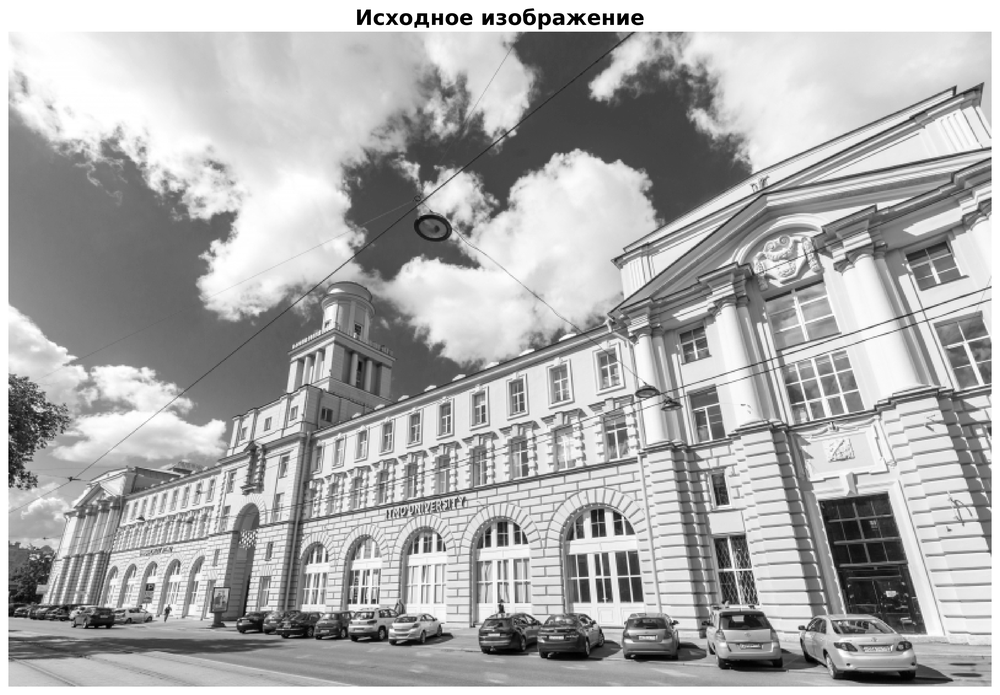
#> input picture frequency_methods/PLA/lab6/images/task1/original_image.png, 1000 x 695 px, shrunk from 3570 x 2482 before the run
$ python task1_svd_compression.py
#> lines starting #> are read from the running program, lines starting #| are printed output that depends on the picture
import os
import numpy as np
import matplotlib.pyplot as plt
from PIL import Image

BASE_DIR = os.path.dirname(os.path.dirname(__file__))
IMAGES_DIR = os.path.join(BASE_DIR, 'images', 'task1')
INPUT_IMAGE = os.path.join(IMAGES_DIR, 'original_image.png')


def ensure_dirs():
    os.makedirs(IMAGES_DIR, exist_ok=True)


def load_grayscale_matrix(path: str) -> np.ndarray:
    img = Image.open(path).convert('L')
    arr = np.asarray(img, dtype=np.float64) / 255.0
    return arr


def svd_compress(A: np.ndarray, k: int) -> np.ndarray:
    U, S, Vt = np.linalg.svd(A, full_matrices=False)
    Uk = U[:, :k]
    Sk = S[:k]
    Vtk = Vt[:k, :]
    Ak = (Uk * Sk) @ Vtk
    Ak = np.clip(Ak, 0.0, 1.0)
    return Ak


def save_image(arr: np.ndarray, path: str) -> None:
    img = Image.fromarray((arr * 255.0).astype(np.uint8))
    img.save(path)


def compute_storage_ratio(m: int, n: int, k: int) -> float:
    # Original: m*n values. Compressed: m*k + k + k*n values
    original = m * n
    compressed = m * k + k + k * n
    return compressed / original


def main():
    ensure_dirs()
    if not os.path.exists(INPUT_IMAGE):
        raise FileNotFoundError(f"Input image not found: {INPUT_IMAGE}")

    A = load_grayscale_matrix(INPUT_IMAGE)
    m, n = A.shape
#> m = 695; n = 1000

    # Choose at least 9 k values spanning the rank range
    max_k = min(m, n)
#> max_k = 695
    k_values = sorted(set([
        max(1, max_k // 100),
        max(2, max_k // 50),
        max(5, max_k // 25),
        max(10, max_k // 20),
        max(15, max_k // 15),
        max(20, max_k // 12),
        max(30, max_k // 10),
        max(40, max_k // 8),
        max(60, max_k // 6),
        max(80, max_k // 5),
        max(100, max_k // 4)
    ]))
    k_values = [k for k in k_values if k <= max_k]
    if len(k_values) < 9:
        # fallback to linear spread of 9 values
        k_values = np.linspace(1, max_k, num=9, dtype=int).tolist()

    # Save original copy for report
    save_image(A, os.path.join(IMAGES_DIR, 'svd_original.png'))

    ratios = []
    for k in k_values:
        Ak = svd_compress(A, k)
        out_path = os.path.join(IMAGES_DIR, f'svd_k{k}.png')
        save_image(Ak, out_path)
        ratio = compute_storage_ratio(m, n, k)
        ratios.append((k, ratio))
        print(f"k={k}: storage ratio={ratio:.4f}")
#> this loop made 11 passes
#> Sk in svd_compress on pass 1: [572.6, 81.85, 65.43, 56.32, 45.33, 43.3]
#> pass 1, in svd_compress, `U, S, Vt = np.linalg.svd(A, full_matrices=False)`:
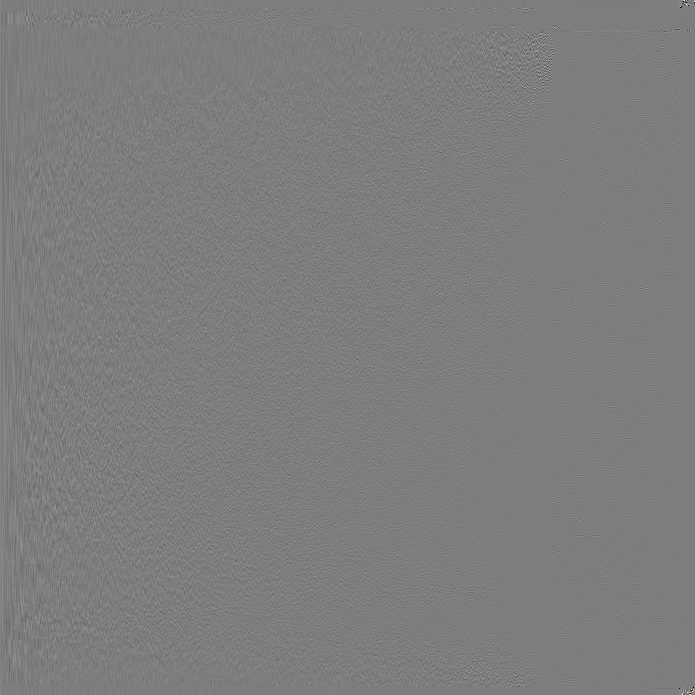
#> U: shape (695, 695) float64; min -0.834, max 0.857, mean 4.94e-05; drawn with min black and max white
#> pass 1, in svd_compress, `U, S, Vt = np.linalg.svd(A, full_matrices=False)`:
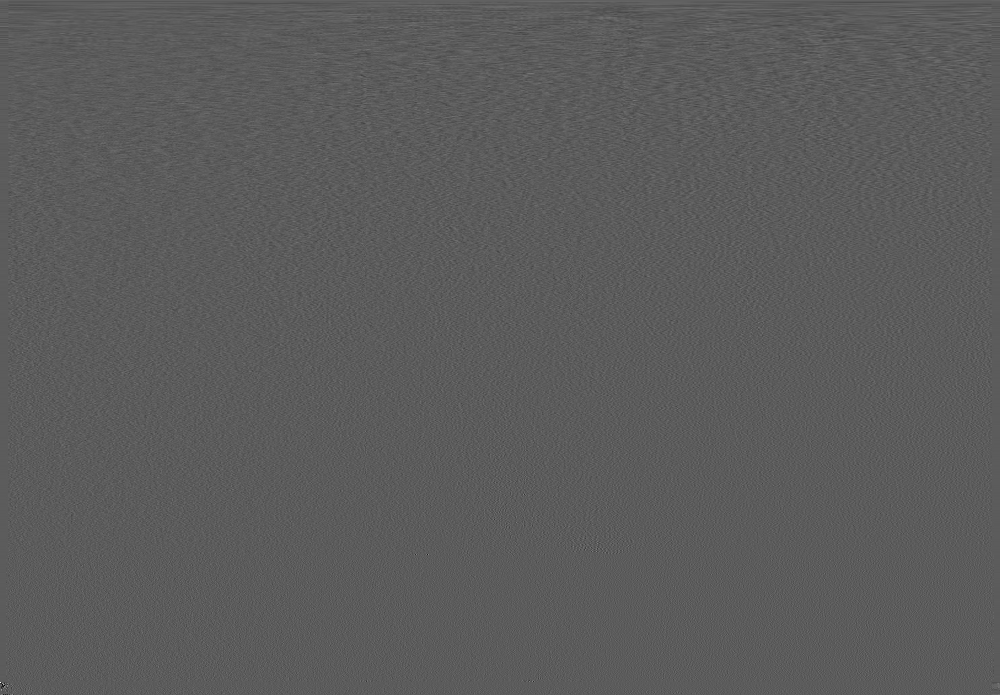
#> Vt: shape (695, 1000) float64; min -0.532, max 0.941, mean 4.76e-05; drawn with min black and max white
#> pass 1, in svd_compress, `Ak = np.clip(Ak, 0.0, 1.0)`:
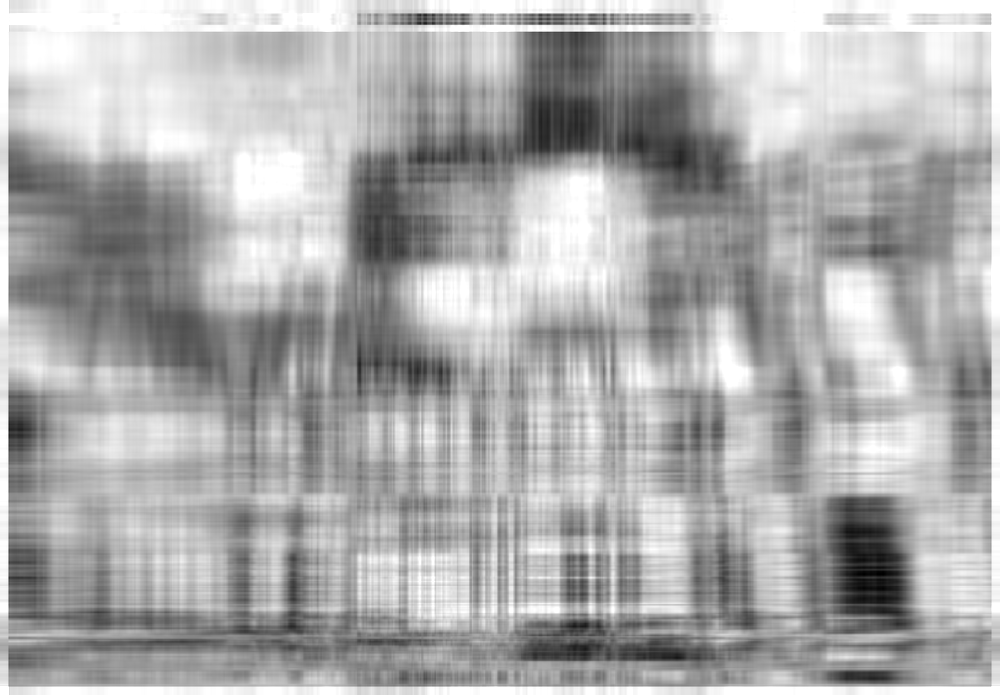
#> Ak: shape (695, 1000) float64; min 0, max 1, mean 0.676
#> after the loop, ratios = [(6, 0.0146), (13, 0.0317), (27, 0.0659), (34, 0.083), (46, 0.112), (57, 0.139), (69, 0.168), (86, 0.21), (115, 0.281), (139, 0.339), (173, 0.422)]

    # Plot quality vs k (MSE) and compression ratio
    mses = []
    for k in k_values:
        Ak = svd_compress(A, k)
        mse = float(np.mean((A - Ak) ** 2))
        mses.append(mse)
#> this loop made 11 passes
#> mse on passes 2 to 11: 0.0148, 0.00861, 0.00704, 0.00524, 0.00412, 0.00325, 0.00238, 0.00146, 0.001, 0.000606
#> (Sk in svd_compress, mse) on pass 1: ([572.6, 81.85, 65.43, 56.32, 45.33, 43.3], 0.0239)
#> pass 3, in svd_compress (call 14), `Ak = (Uk * Sk) @ Vtk`:
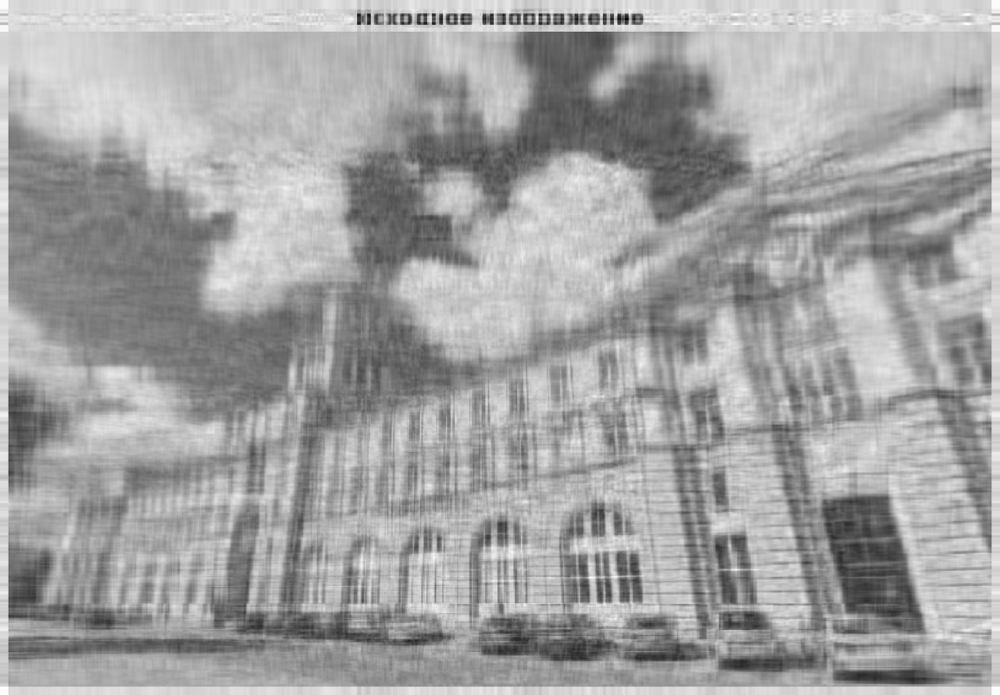
#> Ak: shape (695, 1000) float64; min -0.292, max 1.23, mean 0.678; drawn with min black and max white
#> after the loop, mses = [0.0239, 0.0148, 0.00861, 0.00704, 0.00524, 0.00412, 0.00325, 0.00238, 0.00146, 0.001, 0.000606]

    plt.figure(figsize=(7, 5), dpi=150)
    plt.plot(k_values, mses, marker='o')
    plt.xlabel('k')
    plt.ylabel('MSE')
    plt.title('SVD Compression: Reconstruction Error vs k')
    plt.grid(True, ls=':')
    plt.tight_layout()
    plt.savefig(os.path.join(IMAGES_DIR, 'svd_mse_vs_k.png'))
#> figure, not shown here; curve peaks at x = 6, y = 0.0239
    plt.close()

    plt.figure(figsize=(7, 5), dpi=150)
    plt.plot([k for k, _ in ratios], [r for _, r in ratios], marker='s')
    plt.xlabel('k')
    plt.ylabel('Compressed/Original storage')
    plt.title('SVD Compression: Storage Ratio vs k')
    plt.grid(True, ls=':')
    plt.tight_layout()
    plt.savefig(os.path.join(IMAGES_DIR, 'svd_storage_ratio_vs_k.png'))
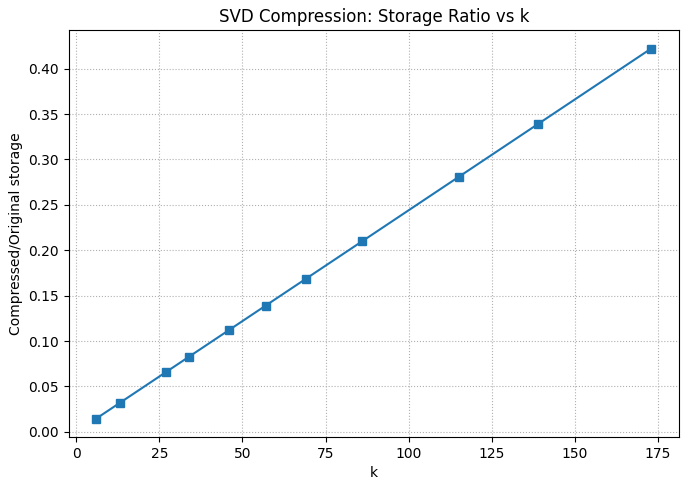
#> figure drawn by matplotlib, 1 panel; curve peaks at x = 173, y = 0.422
    plt.close()

    # Grid of selected reconstructions (e.g., first 9 ks)
    grid_ks = k_values[:9]
#> grid_ks = [6, 13, 27, 34, 46, 57, 69, 86, 115]
    cols = 3
    rows = int(np.ceil(len(grid_ks) / cols))
#> rows = 3
    plt.figure(figsize=(12, 4 * rows), dpi=150)
    for idx, k in enumerate(grid_ks, start=1):
        Ak = svd_compress(A, k)
        plt.subplot(rows, cols, idx)
        plt.imshow(Ak, cmap='gray', vmin=0, vmax=1)
        plt.title(f'k={k}')
        plt.axis('off')
#> this loop made 9 passes
#> k on passes 2 to 9: 13, 27, 34, 46, 57, 69, 86, 115
#> (k, Sk in svd_compress) on pass 1: (6, [572.6, 81.85, 65.43, 56.32, 45.33, 43.3])
#> pass 3, in svd_compress (call 25), `Ak = np.clip(Ak, 0.0, 1.0)`:
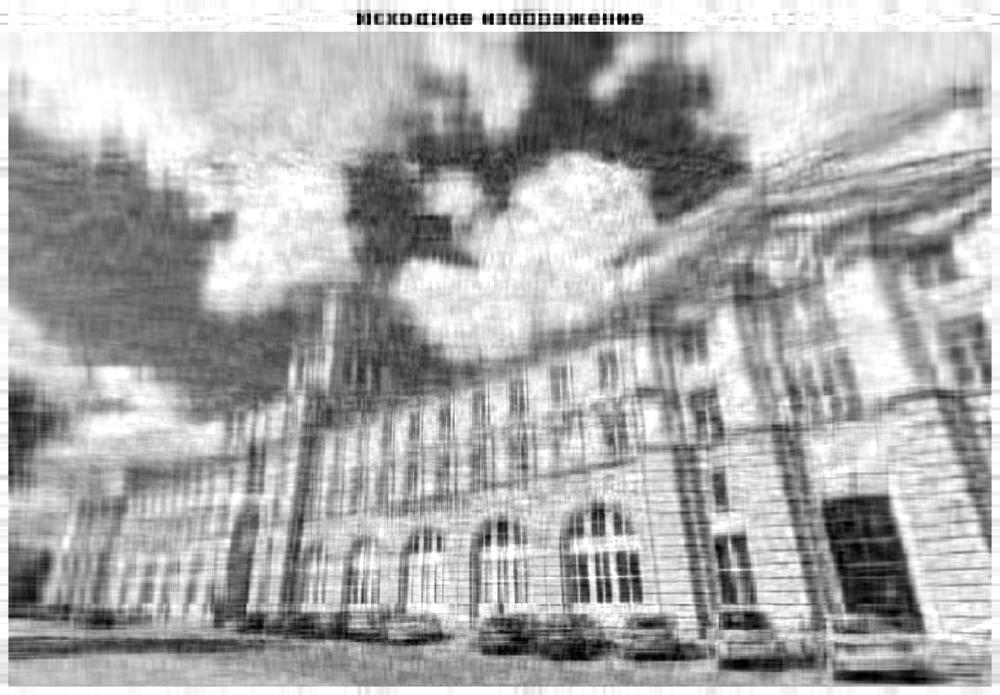
#> Ak: shape (695, 1000) float64; min 0, max 1, mean 0.676
    plt.tight_layout()
    plt.savefig(os.path.join(IMAGES_DIR, 'svd_grid.png'))
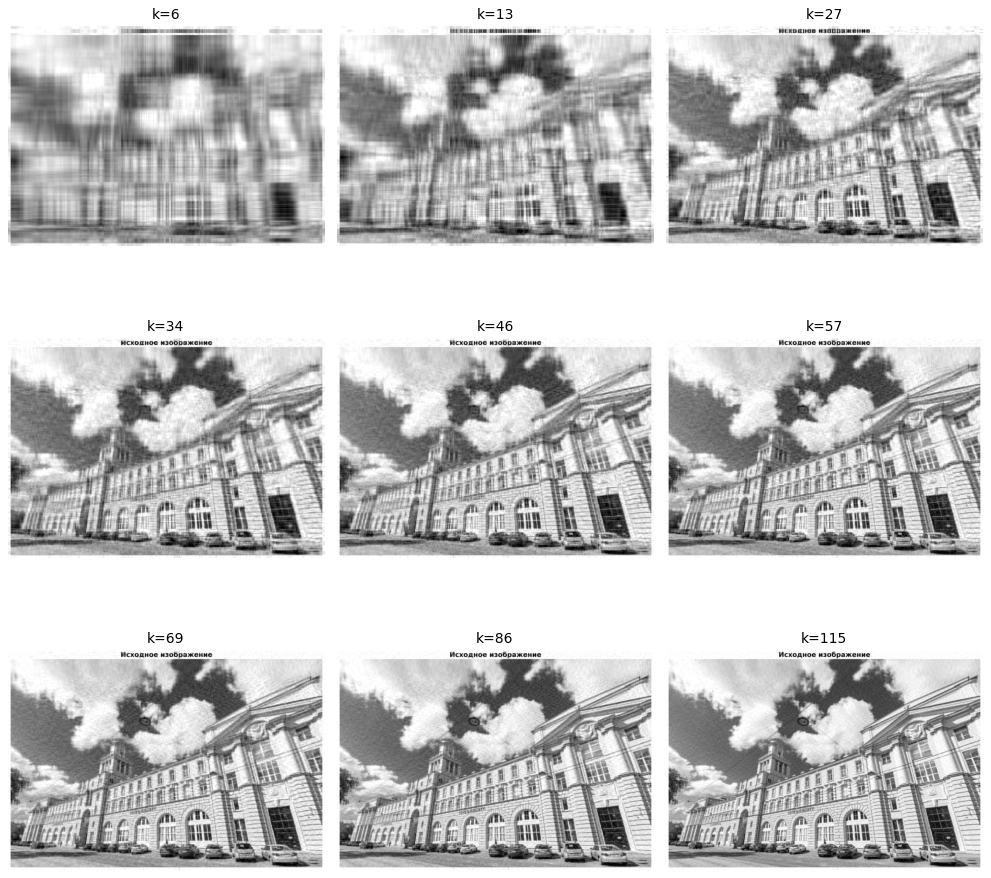
#> figure drawn by matplotlib, 9 panels
    plt.close()


if __name__ == '__main__':
    main()

$ run again, with frequency_methods/PLA/lab6/images/task1/svd_k1.png copied over frequency_methods/PLA/lab6/images/task1/original_image.png
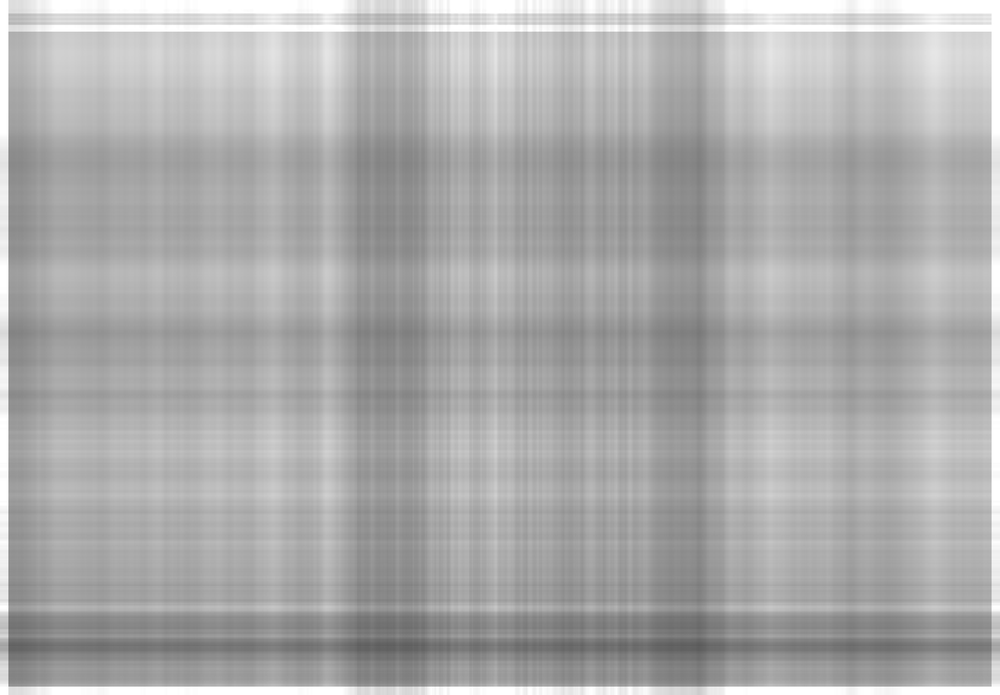
#> input picture frequency_methods/PLA/lab6/images/task1/svd_k1.png, 1000 x 695 px, shrunk from 3570 x 2482 before the run
#> in load_grayscale_matrix, img is the input picture: PIL image 1000x695 L; min 90, max 255, mean 172
#> the loop in main, `for k in k_values:` made 11 passes
#> Sk in svd_compress on pass 1: [569.2, 9.55, 2.09, 0.393, 0.284, 0.271]
#> pass 1, in svd_compress, `Ak = (Uk * Sk) @ Vtk`:
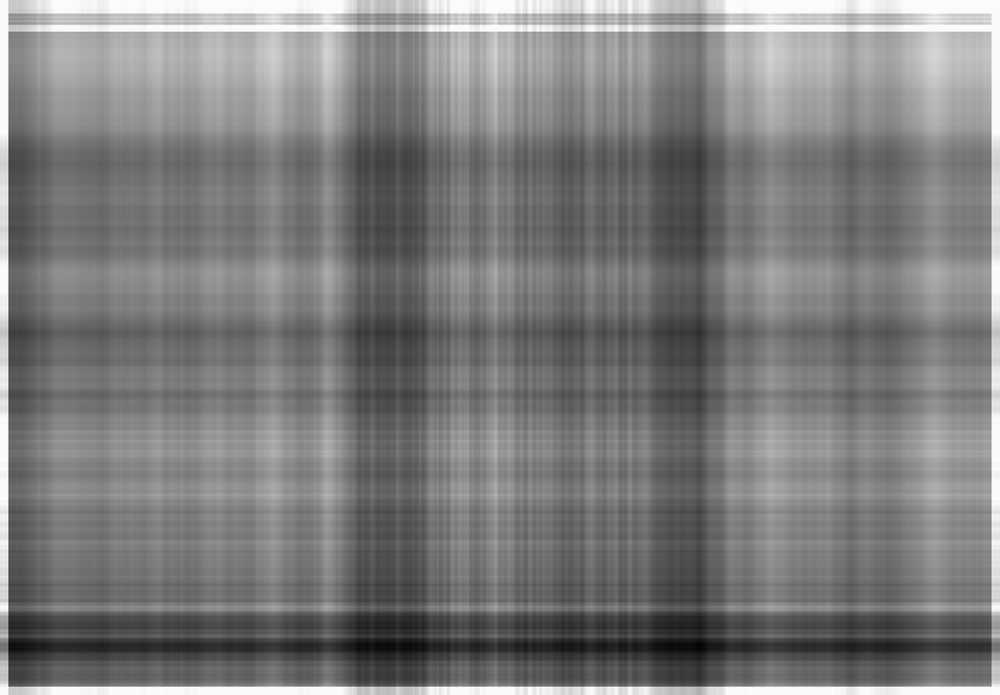
#> Ak: shape (695, 1000) float64; min 0.351, max 1.01, mean 0.675; drawn with min black and max white
#> after the loop in main, `for k in k_values:`: ratios = [(6, 0.0146), (13, 0.0317), (27, 0.0659), (34, 0.083), (46, 0.112), (57, 0.139), (69, 0.168), (86, 0.21), (115, 0.281), (139, 0.339), (173, 0.422)]
#> the loop in main, `for k in k_values:` made 11 passes
#> mse on passes 2 to 9: 1.08e-06, 7.66e-07, 6.73e-07, 5.59e-07, 4.82e-07, 4.16e-07, 3.43e-07, 2.52e-07
#> after the loop in main, `for k in k_values:`: mses = [1.46e-06, 1.08e-06, 7.66e-07, 6.73e-07, 5.59e-07, 4.82e-07, 4.16e-07, 3.43e-07, 2.52e-07, 1.99e-07, 1.44e-07]
#> in main, `plt.savefig(os.path.join(IMAGES_DIR, 'svd_mse_vs_k.png'))`:
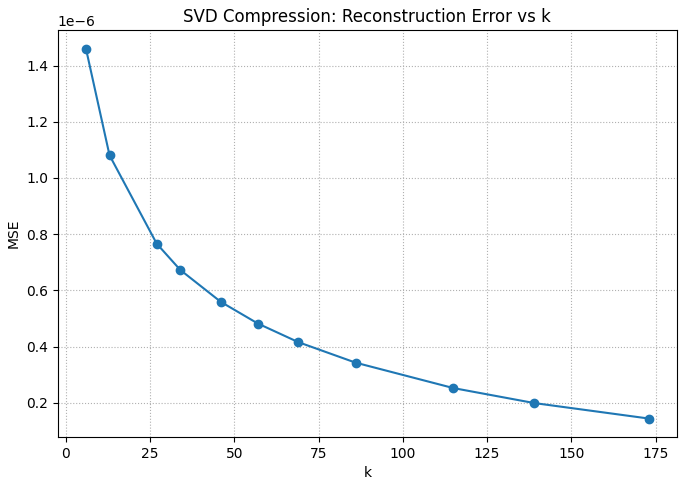
#> figure drawn by matplotlib, 1 panel; curve peaks at x = 6, y = 1.46e-06
#> grid_ks = [6, 13, 27, 34, 46, 57, 69, 86, 115]
#> rows = 3
#> the loop in main, `for idx, k in enumerate(grid_ks, start=1):` made 9 passes
#> k on passes 2 to 9: 13, 27, 34, 46, 57, 69, 86, 115
